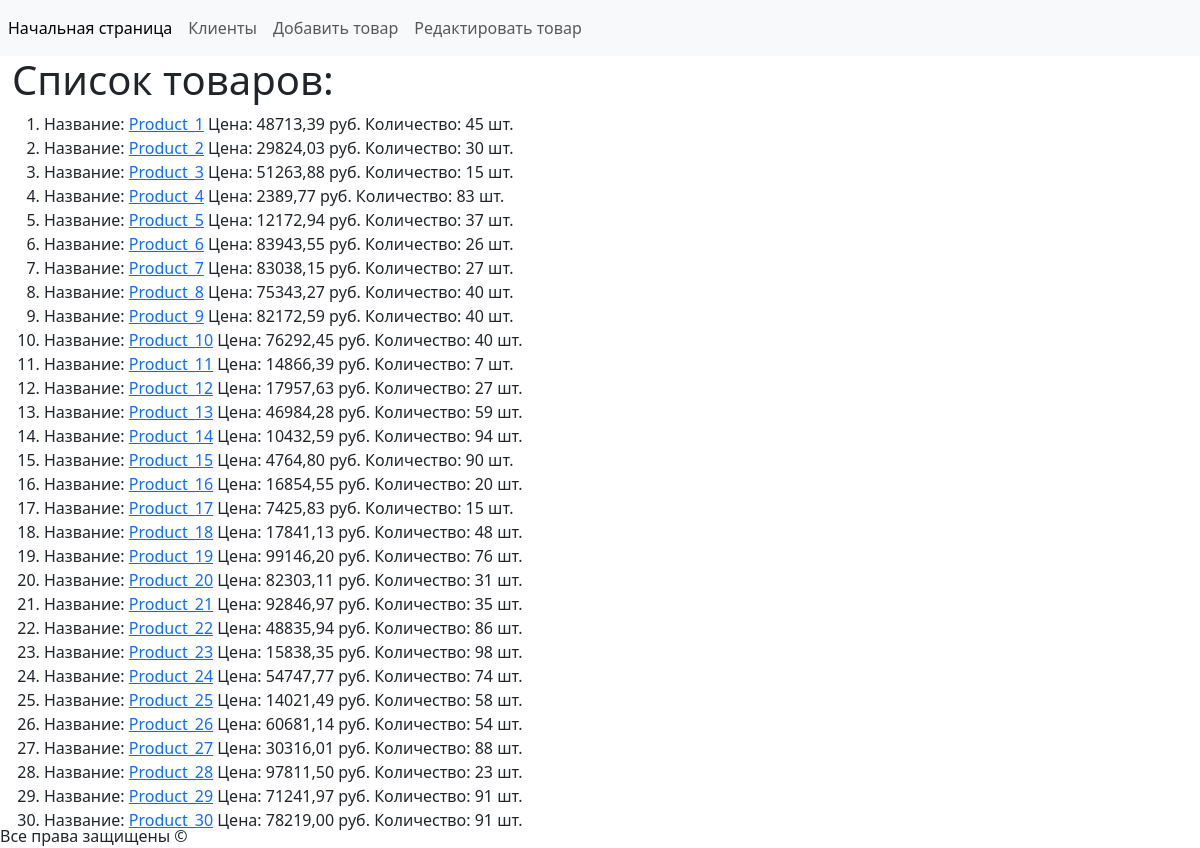
/, run on an earlier commit of the app's database.
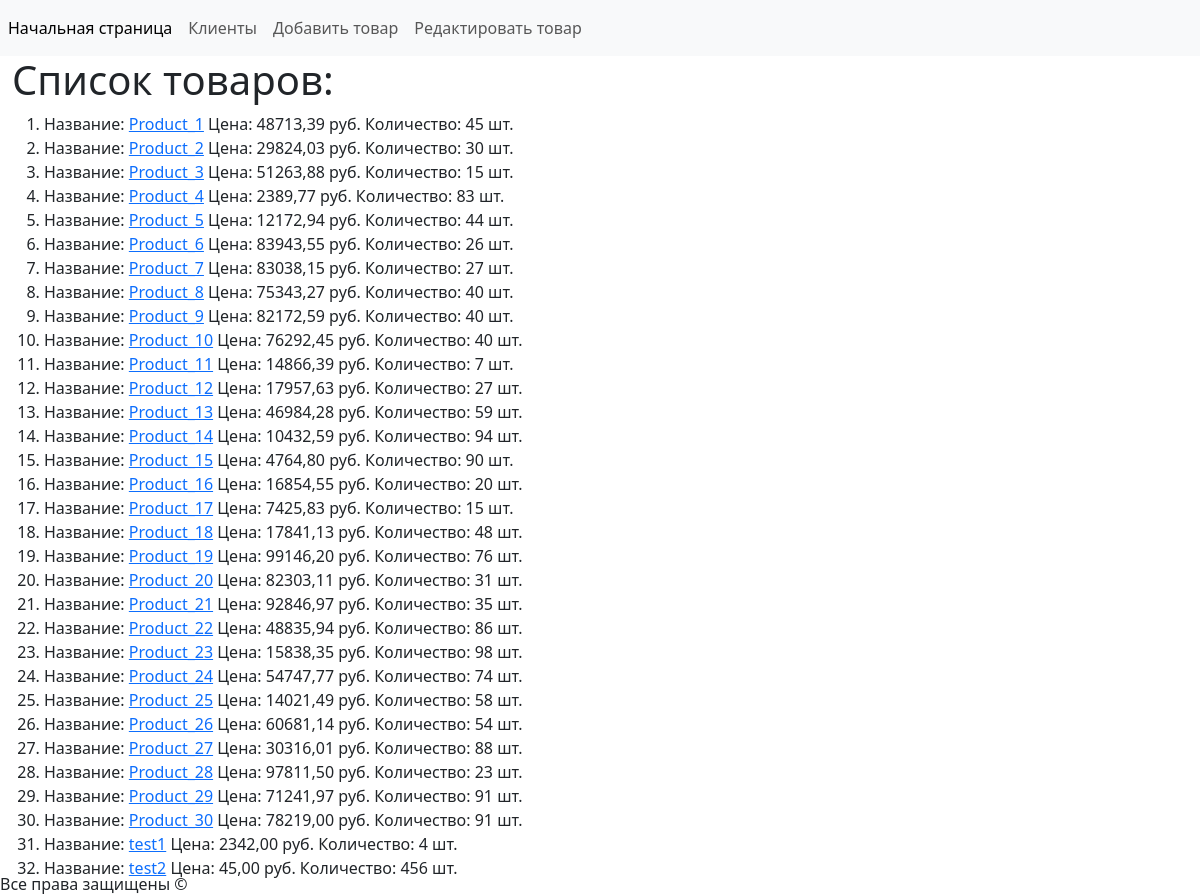
And on a later commit of the database.
### shop/models.py (models this page shows, shortened)
class Product(models.Model):
    name = models.CharField(max_length=200)
    description = models.TextField(default=None)
    price = models.DecimalField(max_digits=10, decimal_places=2)
    quantity = models.IntegerField(default=0)
    add_date = models.DateField(default=None)
    image = models.ImageField(null=True)

### shop/views.py (the view)
# urls.py: path('', views.GetIndex.as_view(), name='get_index'),
class GetIndex(View):
    def get(self, request):
        products = Product.objects.all()
        title_content = 'Список товаров:'
        context = {'title': 'Интернет-магазин',
                    'content': {'title': title_content,
                                'result': products,
                                }
                    }
        return render(request, 'shop/index.html', context)

### shop/templates/shop/index.html (shortened to what this page needs)
{% extends 'base.html' %}
{% block content %}
  <h1>{{ content.title }}</h1>
  {% if content.result %}
    <ol>
      {% for product in content.result %}
        <li>
          Название: <a href="{% url 'get_product_id' product.id %}">{{ product.name }}</a>
          Цена: {{ product.price }} руб.
          Количество: {{ product.quantity }} шт.
        </li>
      {% endfor %}
    </ol>
  {% else %}
    <p>Ожидается поступление товаров</p>
  {% endif %}
{% endblock %}

### templates/base.html (shortened to what this page needs)
<!doctype html>
{%  load  static  %}
<html lang="en">
<head>
    <link rel="stylesheet" href="{%  static 'css/bootstrap.min.css'  %}">
</head>
<body>
    <header class="header">
        <nav class="navbar navbar-expand-lg navbar-light bg-light">
          <div class="collapse navbar-collapse" id="navbarNavAltMarkup">
            <div class="navbar-nav">
              <a class="nav-item nav-link active" href="/">Начальная страница</a>
              <a class="nav-item nav-link" href="/clients/">Клиенты</a>
              <a class="nav-item nav-link" href="/add_product/">Добавить товар</a>
              <a class="nav-item nav-link" href="/edit_product/">Редактировать товар</a>
            </div>
          </div>
        </nav>
    </header>
    <div class="container-fluid">
        {% block content %}{% endblock %}
    </div>
    <footer class="row fixed-bottom modal-footer">
        <p>Все права защищены &copy;</p>
    </footer>
</body>
</html>

What changed in the data, as far as the page shows it:
changed Product "Product_5": quantity "37" → "44"
added Product: name "test1", price "2342,00", quantity "4"
added Product: name "test2", price "45,00", quantity "456"
